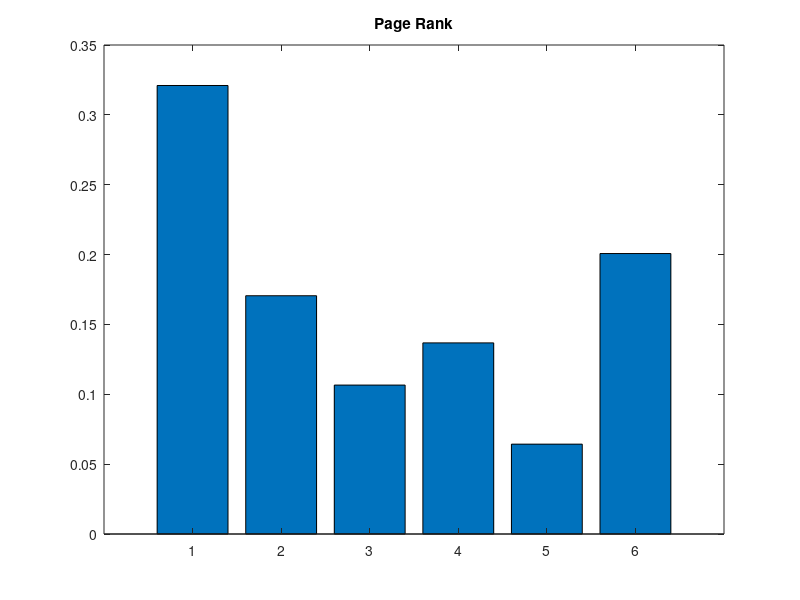

The MATLAB script that drew this image:
%% Page Rank Chapter Recap
% This is an executable program that illustrates the statements
% introduced in the Page Rank Chapter of "Experiments in MATLAB".
% You can access it with
%
%    pagerank_recap
%    edit pagerank_recap
%    publish pagerank_recap
%
%  Related EXM programs
%
%  surfer
%  pagerank

%% Sparse matrices
   n = 6
   i = [2 6 3 4 4 5 6 1 1]
   j = [1 1 2 2 3 3 3 4 6]
   G = sparse(i,j,1,n,n)
   spy(G)

%% Page Rank
   p = 0.85;
   delta = (1-p)/n;
   c = sum(G,1);
   k = find(c~=0);
   D = sparse(k,k,1./c(k),n,n);
   e = ones(n,1);j
   I = speye(n,n);
   x = (I - p*G*D)\e;
   x = x/sum(x)

%% Conventional power method
   z = ((1-p)*(c~=0) + (c==0))/n;
   A = p*G*D + e*z;
   x = e/n;
   oldx = zeros(n,1);
   while norm(x - oldx) > .01
      oldx = x;
      x = A*x;
   end
   x = x/sum(x)

%% Sparse power method
   G = p*G*D;
   x = e/n;
   oldx = zeros(n,1);
   while norm(x - oldx) > .01
      oldx = x;
      x = G*x + e*(z*x);
   end
   x = x/sum(x)

%% Inverse iteration
   x = (I - A)\e;
   x = x/sum(x)
   
%% Bar graph
   bar(x)
   title('Page Rank')
